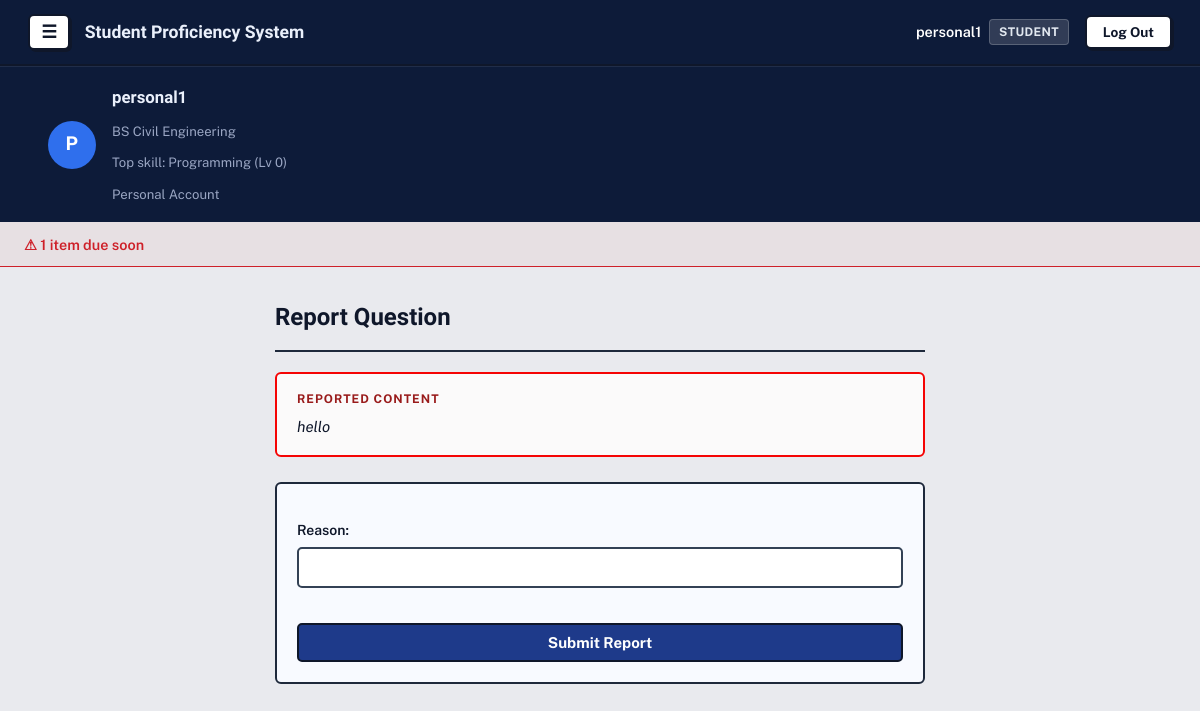
The app's page /forum/post/3/report/ (signed in) with its own data.
### accounts/models.py (models this page shows, shortened)
class Profile(models.Model):
    ROLE_CHOICES = [
        ('student', 'Student'),
        ('teacher', 'Teacher'),
    ]
    MODE_CHOICES = [
        ('personal', 'Personal'),
        ('professional', 'Professional'),
    ]
    user = models.OneToOneField(
        User, on_delete=models.CASCADE, related_name='profile')
    role = models.CharField(max_length=10, choices=ROLE_CHOICES)
    mode = models.CharField(
        max_length=15, choices=MODE_CHOICES, blank=True, null=True)
    course = models.ForeignKey(
        Course, on_delete=models.SET_NULL, null=True, blank=True)
    @property
    def is_manager(self):
        return self.role == 'teacher' or self.mode == 'personal'

### avatar/models.py (models this page shows, shortened)
class Course(models.Model):
    name = models.CharField(max_length=100)

class StudentSkill(models.Model):
    student = models.ForeignKey(
        User, on_delete=models.CASCADE, related_name='skills')
    skill = models.ForeignKey(Skill, on_delete=models.CASCADE)
    points = models.PositiveIntegerField(default=0)
    class Meta:
        unique_together = ('student', 'skill')
    @property
    def level(self):
        return self.points // 100

class Skill(models.Model):
    CATEGORY_CHOICES = [
        ('general', 'General Education'),
        ('course', 'Course-Specific'),
        ('broad', 'Broad (Non-College)'),
    ]
    name = models.CharField(max_length=100)
    description = models.TextField(blank=True)
    category = models.CharField(
        max_length=10, choices=CATEGORY_CHOICES, default='course')
    course = models.ForeignKey(
        Course, on_delete=models.CASCADE, null=True, blank=True, related_name='skills')

### forum/models.py (models this page shows, shortened)
class ForumPost(models.Model):
    subject = models.ForeignKey(
        Subject, on_delete=models.CASCADE, related_name='posts', null=True, blank=True)
    course = models.ForeignKey(
        Course, on_delete=models.CASCADE, related_name='posts', null=True, blank=True)
    author = models.ForeignKey(User, on_delete=models.CASCADE)
    text = models.TextField()
    created_at = models.DateTimeField(auto_now_add=True)

### forum/views.py (the view)
# urls.py: path('post/<int:post_id>/report/', views.report_post, name='report_post'),
@login_required
def report_post(request, post_id):
    post = get_object_or_404(ForumPost, id=post_id)
    if request.method == 'POST':
        form = ReportForm(request.POST)
        if form.is_valid():
            report = form.save(commit=False)
            report.post = post
            report.user = request.user
            report.save()
            return redirect('post_detail', post_id=post.id)
    else:
        form = ReportForm()
    return render(request, 'forum/report_post.html', {'post': post, 'form': form})

### forum/forms.py
class ReportForm(forms.ModelForm):
    class Meta:
        model = Report
        fields = ['reason']

### accounts/context_processors.py (called while the page is built)
def profile_banner(request):
    if not request.user.is_authenticated or request.user.profile.role != 'student':
        return {}
    top_skill = request.user.skills.order_by('-points').first()
    return {'top_skill': top_skill}

### tracker/models.py (called while the page is built)
    @property
    def due_soon(self):
        return 0 <= (self.deadline - timezone.now().date()).days <= 3

### forum/templates/forum/report_post.html (shortened to what this page needs)
{% extends 'base.html' %}
{% block content %}
<div class="report-container">
    <div class="report-header">
        <h2>Report Question</h2>
    </div>
    <div class="report-post-preview">
        <p class="report-preview-label">Reported Content</p>
        <p class="report-post-text">{{ post.text }}</p>
    </div>
    <div class="report-form-box">
        <form method="post" class="custom-form">
            {{ form.as_p }}
            <div class="form-actions">
                <button type="submit" class="btn-primary">Submit Report</button>
            </div>
        </form>
    </div>
</div>
{% endblock %}

### templates/base.html (shortened to what this page needs)
{% load static %}
<!DOCTYPE html>
<html lang="en">
<head>
    <link rel="stylesheet" href="{% static 'css/style.css' %}">
</head>
<body>
    <nav class="navbar">
        <div class="navbar-left">
            {% if user.is_authenticated %}
            <button id="menuToggle" class="menu-btn" aria-label="Menu">☰</button>
            {% endif %}
            <span class="brand">Student Proficiency System</span>
        </div>
        <div class="navbar-right">
            {% if user.is_authenticated %}
            <div class="user-badge">
                <span class="user-name">{{ user.username }}</span>
                <span class="role-pill">{{ user.profile.role|capfirst }}</span>
            </div>
            <form method="post" action="{% url 'logout' %}" class="logout-form">
                <button type="submit" class="btn-logout">Log Out</button>
            </form>
            {% else %}
            <a href="{% url 'login' %}" class="btn-auth">Log In</a>
            <a href="{% url 'signup' %}" class="btn-auth btn-signup">Sign Up</a>
            {% endif %}
        </div>
    </nav>
    {% if user.is_authenticated and user.profile.role == 'student' %}
    <div class="profile-banner">
        <div class="profile-banner-inner">
            <div class="profile-avatar-circle">{{ user.username|slice:":1"|upper }}</div>
            <div class="profile-info">
                <div class="profile-name">{{ user.username }}</div>
                <div class="profile-line">
                    {% if user.profile.course %}{{ user.profile.course.name }}{% else %}No course{% endif %}
                </div>
                <div class="profile-line">
                    {% if top_skill %}Top skill: {{ top_skill.skill.name }} (Lv {{ top_skill.level }}){% else %}No skills yet{% endif %}
                </div>
                <div class="profile-line">
                    {% if user.profile.mode == 'personal' %}Personal Account{% else %}Professional Account{% endif %}
                </div>
            </div>
        </div>
    </div>
    {% endif %}
    {% if reminder_count %}
    <div class="reminder-bar">
        <a href="{% url 'task_list' %}" class="reminder-btn">⚠ {{ reminder_count }} item{{ reminder_count|pluralize }} due soon</a>
    </div>
    {% endif %}
    <main class="page">
        {% block content %}
        {% endblock %}
    </main>
</body>
</html>

### records on screen
StudentSkill: skill.name "Programming", level "0"
ForumPost: text "hello"

### other values on screen
{{ user.username }} "personal1"
{{ user.profile.role|capfirst }} "STUDENT"
{{ user.username|slice:":1"|upper }} "P"
{{ user.profile.course.name }} "BS Civil Engineering"
{{ reminder_count }} "1"
